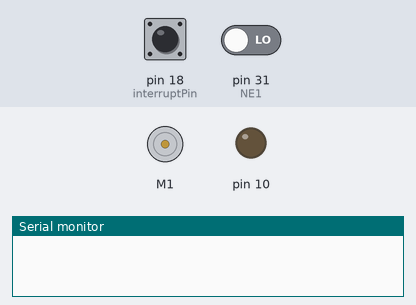
A sketch run on a simulated Arduino Mega 2560, built with avr-gcc and run on an emulated ATmega2560. On the bench: DC motor (green arrow = forward, orange = backward, longer = faster), output pins drawn as LEDs (lit = HIGH), the last lines printed to the serial monitor. The inputs (shaded band) are chosen by the test bench; at power-on: pin 18 (interruptPin) HIGH, pin 31 (NE1) LOW.

Above: at 0.05 s.
At 1.25 s:
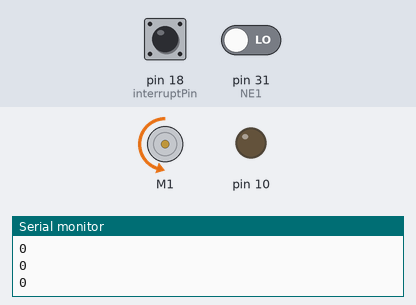
1.3 s: pin 18 (interruptPin) pulled LOW for 0.15 s
Timing chart, 0 to 10.3 s (numbered marks = the images above; inputs shaded):
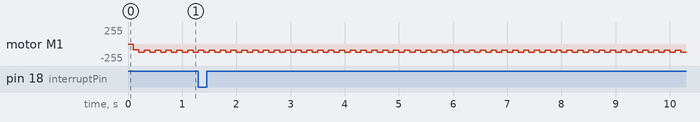

The sketch:

closed_loop_control_encoder.ino
```cpp
#include <MeMegaPi.h>
#include <FlexiTimer2.h>
#define interruptPin 18    //interrupt port of port1
#define NE1 31                 //comperation port of port1
long count=0;
uint8_t motorspeed = 30; //set a motor idle speed pulses/0.1secod
int lastcount =0;
int speed=0;    //speed pulses/0.1second
MeMegaPiDCMotor motor1(PORT1B);
int motoroutput=0;  //power output calculated of motor
#define pidDt 100 //the interval of time of the pid controller

void setup() {
  FlexiTimer2::set(pidDt,1.0/1000,calculate);
  FlexiTimer2::start();
  Serial.begin(9600);
  pinMode(interruptPin, INPUT_PULLUP);
  pinMode(NE1, INPUT);
  pinMode(10,OUTPUT);
  attachInterrupt(digitalPinToInterrupt(interruptPin), blink,RISING);
}

void loop() {
  //erial.println(motoroutput);
  motor1.run(motoroutput);
}

float i=0;  //pid controller and its variables
float d=0;
float sumerror=0;
float lasterror=0;
#define i_lim 80
float pid(float speedcommand,float speedmeasured,float kp,float ki,float kd){
  float error=speedmeasured-speedcommand;
  sumerror+=error*pidDt;
  i=ki*sumerror;
  if(i>i_lim) sumerror=i_lim;
  if(i<-i_lim) sumerror=-i_lim;
  d=kd*(lasterror-error)/pidDt;
  lasterror=error;
  return kp*error+i+d;
}

void calculate(){   //controlled by the timer's interruption, for fixed frequency calculation
  speed=(count-lastcount)*100/pidDt;
  lastcount=count;
  int speedcmd=sweep();
  motoroutput=pid(speedcmd,speed,1,0.02,20);// change pid parameter here
  Serial.println(speed);
  if (motoroutput>120) motoroutput=120;
  if (motoroutput<-120) motoroutput=-120;
}

void blink()//reading encoder pulses
{
    if (digitalRead(NE1)>0)   //detect rotation direction
    count++;
    else
    count--;
}

int sweep_init=0;
int direction_flag=0;
int sweep(){ //motor idling
  if(sweep_init==0){
    sweep_init=1;
    direction_flag=0;
  }
  else{
    if(count>500){
      direction_flag=1;
    }
    if(count<-500){
      direction_flag=0;
    }
  }
  if(direction_flag==0){
    return motorspeed;
  }
  if(direction_flag==1){
    return -motorspeed;
  }
}
```
